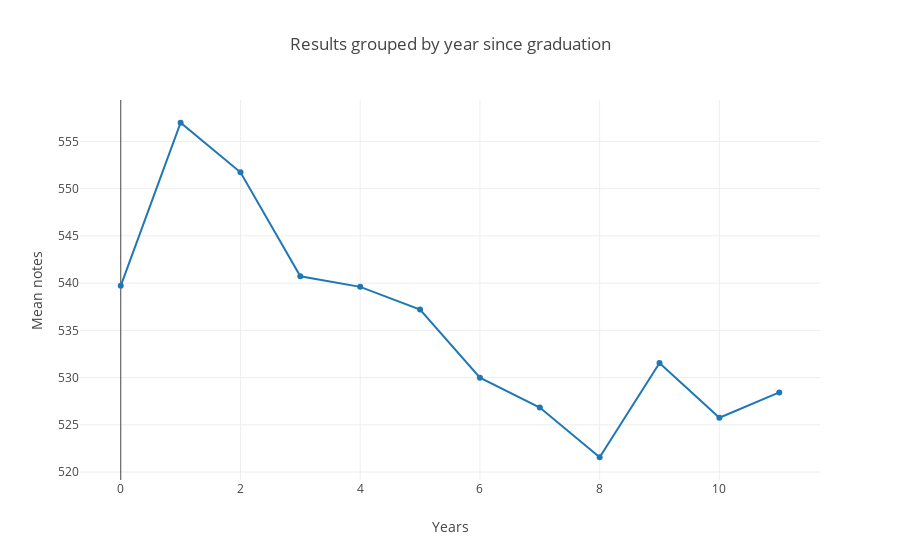

Notebook code for this chart:
### Markdown cell above
## Third idea: years since college conclusion
I want to see what happen with the mean notes accordly to the number of years since college conclusion. What is expected is the mean to declite.

### Code cell
data_years = go.Scatter(y = data_s.groupby('TP_ANO_CONCLUIU').mean().Mean_notes)
data3 = [data_years]
layout = go.Layout(title = 'Results grouped by year since graduation', xaxis=dict(title = 'Years'), yaxis=dict(title = 'Mean notes'))
fig = go.Figure(data = data3, layout=layout)
py.offline.iplot(fig, filename = 'first line chart')

### Figure 1 — Plotly figure (JSON) as saved in the notebook; plotly's stock layout.template omitted (floating-point values rounded to 4 significant figures)
{"data": [{"type": "scatter", "y": [539.7, 557.0, 551.7, 540.7, 539.6, 537.2, 530.0, 526.8, 521.6, 531.5, 525.7, 528.4]}], "layout": {"title": "Results grouped by year since graduation", "xaxis": {"title": "Years"}, "yaxis": {"title": "Mean notes"}}}
